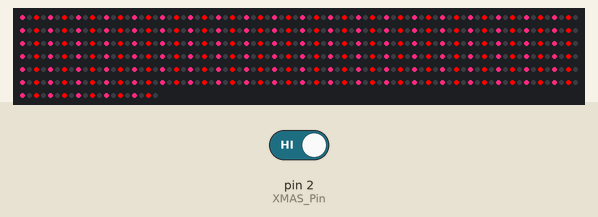
Bench run of a sketch on a simulated Arduino Uno, built with avr-gcc and run on an emulated ATmega328P. Parts: 500 RGB LEDs in strip order, left to right, continuing on the next row. The inputs (shaded band) are chosen by the test bench; at power-on: pin 2 (XMAS_Pin) HIGH. Dim RGB values are drawn brighter than linear; colours are those a GRB WS2812 strip shows for the declared byte order.

Above: at 20.8 s.
20.9 s: pin 2 (XMAS_Pin) driven LOW
At 26.84 s:
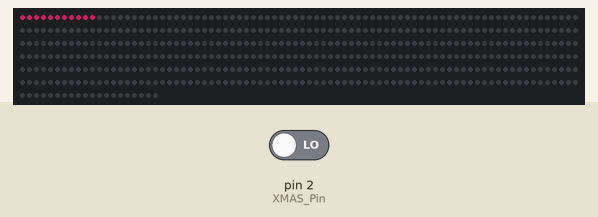
At 43.9 s:
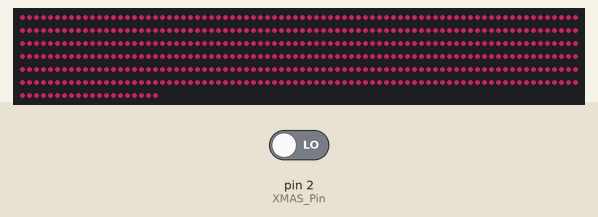

The sketch:

RoofLEDs.ino
```cpp
#include "FastLED.h"
// Number of RGB LEDs in the strand
#define NUM_LEDS 500
// Arduino pin for data to LED strip
#define LED_Pin 8
// Arduino pin to toggle between Xmas and Ambient Lighting
#define XMAS_Pin 2
bool XMAS;
bool XMAS_OLD;
// Define the array of leds
CRGB leds[NUM_LEDS];


void setup()
{
  FastLED.addLeds<WS2812B, LED_Pin, BRG>(leds, NUM_LEDS);
  FastLED.setTemperature(0xFF8029);
  pinMode(XMAS_Pin, INPUT_PULLUP);
}

void loop()
{
  //Read the Mode Pin from the Arduino
  XMAS_OLD = XMAS;
  XMAS = !digitalRead(XMAS_Pin);

  if(XMAS != XMAS_OLD)
  {
      FastLED.clear();
      FastLED.show();
  }


  if(XMAS == 0)
  {
    XMAS_Subroutine();
  }
  else
  {
    AMBIENT_Subroutine();
  }
  delay(5000);
}

void XMAS_Subroutine()
{

  for(int i = 0; i< NUM_LEDS; i=i+4)
  {leds[i] = CRGB::White;
  FastLED.setBrightness(255);
  FastLED.show();
  delay(10);
  }

  for(int j = 2; j< NUM_LEDS; j=j+4)
  {leds[j] = CRGB::Red;
  FastLED.show();
  delay(10);
  }
}

void AMBIENT_Subroutine()
{
  for(int i = 0; i< NUM_LEDS; i=i+1)
  {leds[i] = CRGB::White;
  FastLED.setBrightness(99);
  FastLED.show();
  delay(10);
  }
}
```

Measured:
- after the input at 20.9 s, the LEDs: first change after 5.5 s (image 1 shows a later state)
